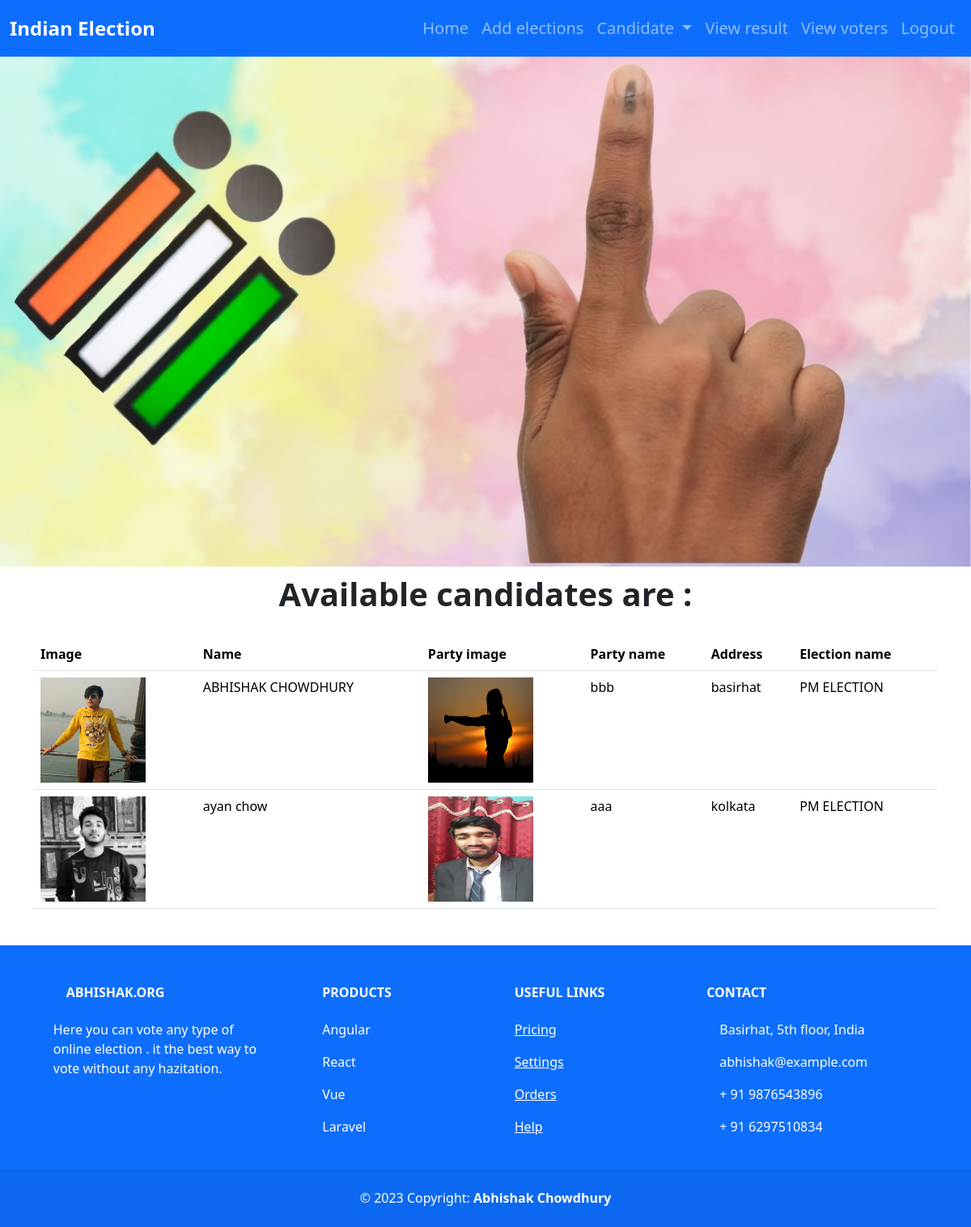
The page /view-candidates (signed in) on the database its author committed.
### myapp/models.py (models this page shows)
class BaseModel(models.Model):
    u_id=models.UUIDField(default=uuid.uuid4,editable=False,unique=True)
    created_at=models.DateTimeField(auto_now_add=True)
    updated_at=models.DateTimeField(auto_now=True)
    class Meta :
        abstract=True

class Candidate(BaseModel):
    election_name=models.ForeignKey(AvailableElection,on_delete=models.CASCADE,related_name='candidate_election_name')
    name=models.CharField(max_length=100)
    party_name=models.CharField(max_length=100)
    address=models.CharField(max_length=200)
    party_img=models.ImageField(upload_to='party_images')
    candidate_img=models.ImageField(upload_to='candi_images',null=True)
    vote_count=models.IntegerField(default=0)

class AvailableElection(BaseModel):
    election_name=models.CharField(max_length=250)
    start_time=models.DateField(auto_now_add=True)
    end_time=models.DateField(auto_now_add=False)

### myapp/views.py (the view)
# urls.py: path('view-candidates',Available_Candidates,name='view-candidates'),
@login_required(login_url='admin-login')
def Available_Candidates(request):
    candidate_objs=Candidate.objects.all().order_by('-id')
    contex={
        'candidate_objs':candidate_objs
    }
    return render(request,'viwe-all-candidates.html',contex)

### myapp/templates/viwe-all-candidates.html (shortened to what this page needs)
{% extends 'admin-base.html' %}
{% block content %}
{% load static %}
<div class="container">
    <h3 class="text-center custom-h3">Available candidates are :</h3>
    <table class="table">
        <thead>
          <tr>
            <th scope="col">Image</th>
            <th scope="col">Name</th>
            <th scope="col">Party image</th>
            <th scope="col">Party name</th>
            <th scope="col">Address</th>
            <th scope="col">Election name</th>
          </tr>
        </thead>
        <tbody>
            {% for candidate_obj in candidate_objs %}
          <tr>
            <td><img src="{{candidate_obj.candidate_img.url}}" alt="" style="width: 130px; height: 130px;"></td>
            <td>{{candidate_obj.name}}</td>
            <td><img src="{{candidate_obj.party_img.url}}" alt="" style="width: 130px; height: 130px;"></td>
            <td>{{candidate_obj.party_name}}</td>
            <td>{{candidate_obj.address}}</td>
            <td>{{candidate_obj.election_name.election_name}}</td>
        </tr>
          {% endfor %}
        </tbody>
      </table>
</div>
{% endblock %}

### myapp/static/css/index.css (style rules this page uses)
* { margin: 0; padding: 0; box-sizing: border-box; }
.custom-h3 { font-size: 40px; margin-bottom: 30px; margin-top: 10px; font-weight: 700; }

### rows shown on the page
Candidate: candidate_img (picture), name "ABHISHAK CHOWDHURY", party_img (picture), party_name "bbb", address "basirhat", election_name.election_name "PM ELECTION"
Candidate: candidate_img (picture), name "ayan chow", party_img (picture), party_name "aaa", address "kolkata", election_name.election_name "PM ELECTION"
